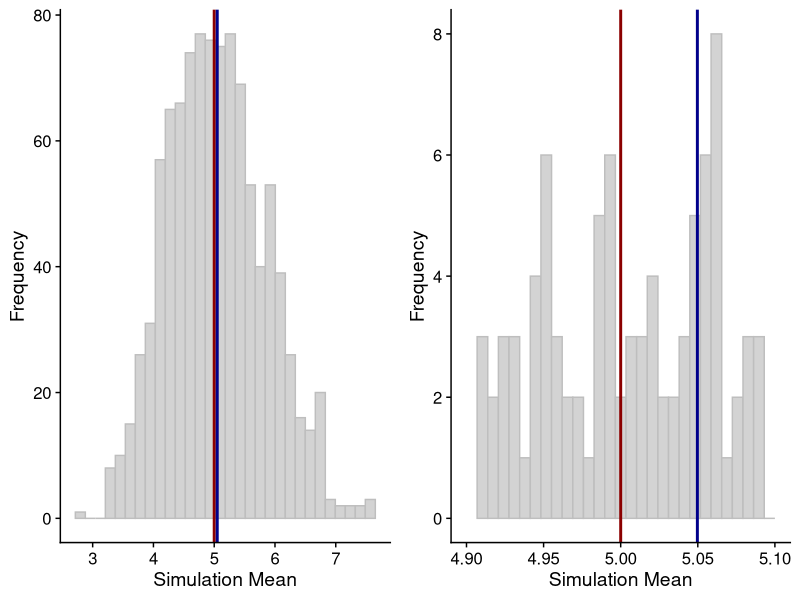

R code for this plot:
## ---- chunk 1
knitr::opts_chunk$set(echo = TRUE, options(scipen=999))
## ---- chunk 2
library(ggplot2) #plooting system
library(cowplot) #Panel for ggplot2
## ---- chunk 3
lambda <- .2
n <- 40
sim <- 1000
## ---- chunk 4
set.seed(941104)
simulation <- matrix(replicate(sim, rexp(n, lambda)), sim, n)
## ---- chunk 5
teo_mean <- 1 / lambda
sim_mean <- rowMeans(simulation)
## ---- chunk 6
mean_hist <- ggplot() + geom_histogram(aes(x = sim_mean), color = 'gray', fill = 'lightgrey') +
     geom_vline(aes(xintercept = teo_mean), color = 'red4', size = 1) +
    geom_vline(aes(xintercept = mean(sim_mean)), color = 'blue4', size = 1) +
    labs(x = 'Simulation Mean', y = 'Frequency') +
    theme_cowplot()

mean_hist_close <- mean_hist + scale_x_continuous(limits = c(4.9, 5.1))

plot_grid(mean_hist, mean_hist_close)
